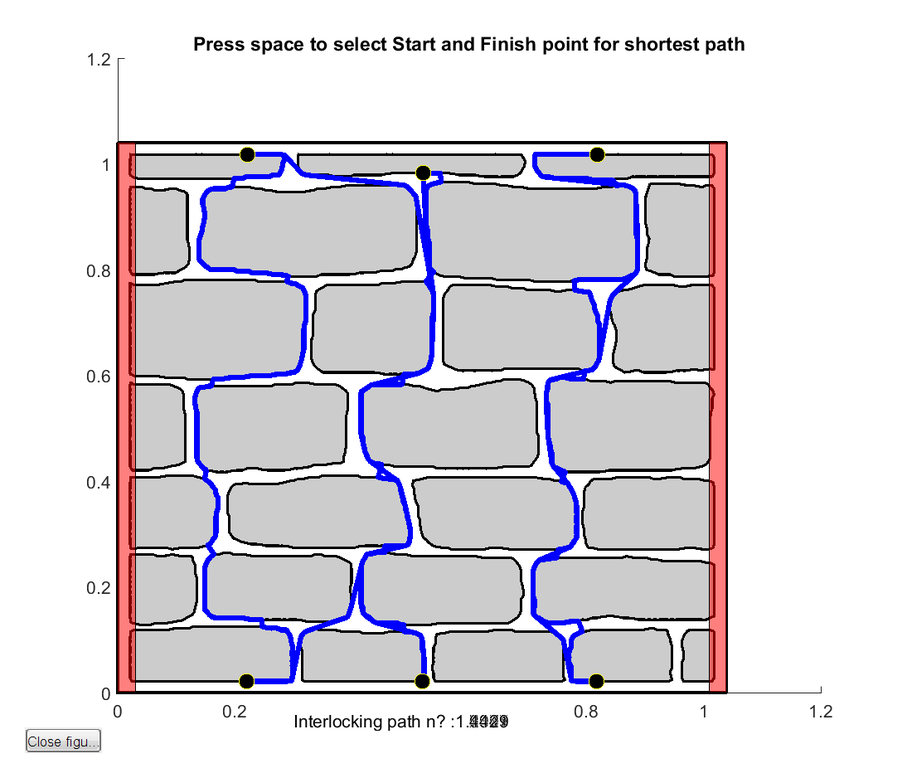
%> input picture Stone Pattern Generator/Scripts/data/TypoEN2.png, 907 x 778 px, shrunk from 1094 x 938 before the run
$ octave add_top_beam.m   (GNU Octave 9; MATLAB toolbox functions it lacks are replaced by stand-ins)
%> lines starting %> are read from the running program, lines starting %| are printed output that depends on the picture
%%
% crop pictures and add loading beam
chemin = 'Y:\06_File_Transfer\For_Shenghan\Resources Shenghan v2\Italian topologies\';
picture_name = 'TypoEN2.png'; %'TypoEN2.png'
Ly = 1.;
dl_mortar = 0.02;
dl_brick = 0.1;

%%
% read picture
picture=imread(strcat(chemin,'\',picture_name));
%> picture is the input picture: size 778x907x3 uint8; mean R, G, B 220.2, 216.9, 222.6
ny=size(picture,1);
%> ny = 778
nx=size(picture,2);
%> nx = 907

%%
% crop picture
crop_per = 0.01;
crop_pxl_x = floor(crop_per*nx);
%> crop_pxl_x = 9
crop_pxl_y = floor(crop_per*ny);
%> crop_pxl_y = 7
picture2 = picture(crop_pxl_y+1:(ny-crop_pxl_y),crop_pxl_x+1:(nx-crop_pxl_x),:);
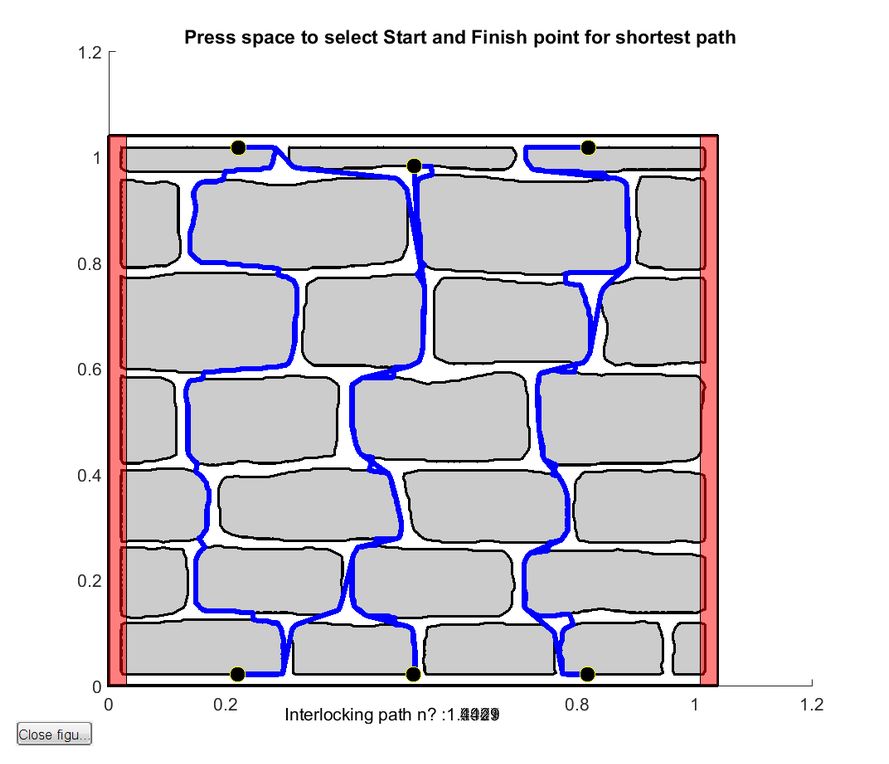
%> picture2: size 764x889x3 uint8; mean R, G, B 218.8, 215.4, 221.3

%%
% add loading beam
sy=Ly/(ny-2*crop_pxl_y);
%> sy = 0.00131
n_brick=round(dl_brick/sy);
%> n_brick = 76
n_mortar=round(dl_mortar/sy);
%> n_mortar = 15
mortar=zeros(n_mortar,nx-2*crop_pxl_x,3);
mortar(:,:,1) = 255;
mortar(:,:,2) = 255;
mortar(:,:,3) = 255;

brick=zeros(n_brick,nx-2*crop_pxl_x,3);
brick(:,:,1)=255;
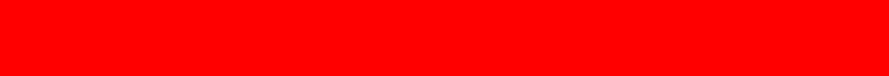
%> brick: size 76x889x3 double; mean R, G, B 255, 0, 0
picture_funded=[brick;mortar;picture2];
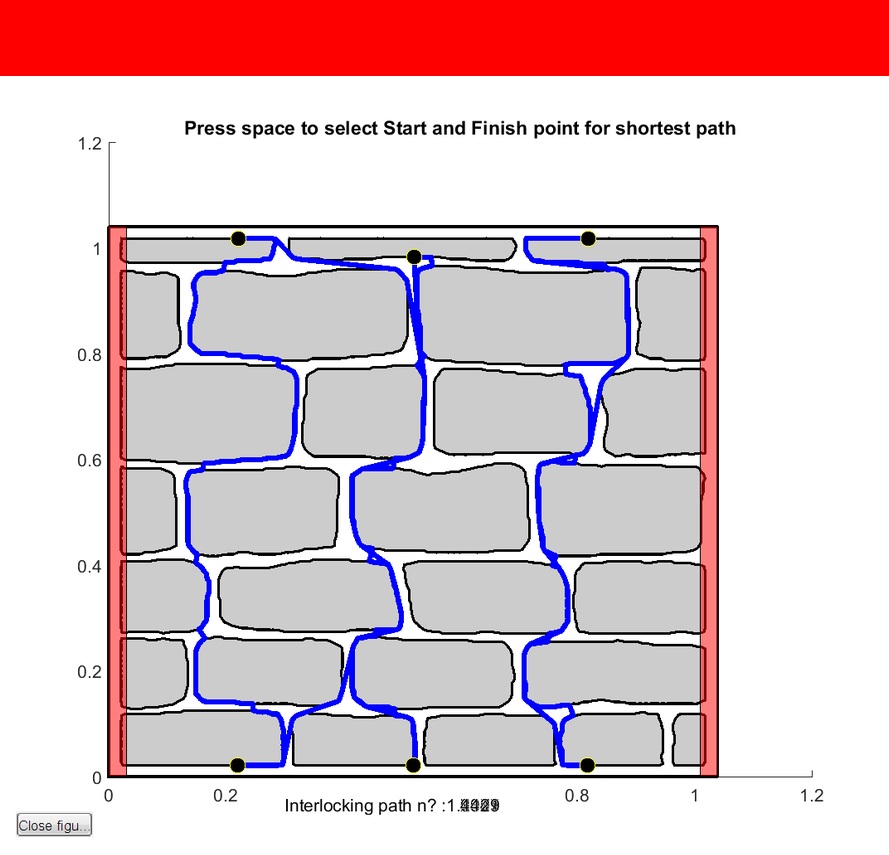
%> picture_funded: size 855x889x3 uint8; mean R, G, B 222.7, 196.9, 202.2
imwrite(picture_funded,strcat(chemin,'\',picture_name(1:end-4),'_funded_bis.png'));
%%

$ run again, with Stone Pattern Generator/Scripts/data/TypoEN1.png copied over Stone Pattern Generator/Scripts/data/TypoEN2.png
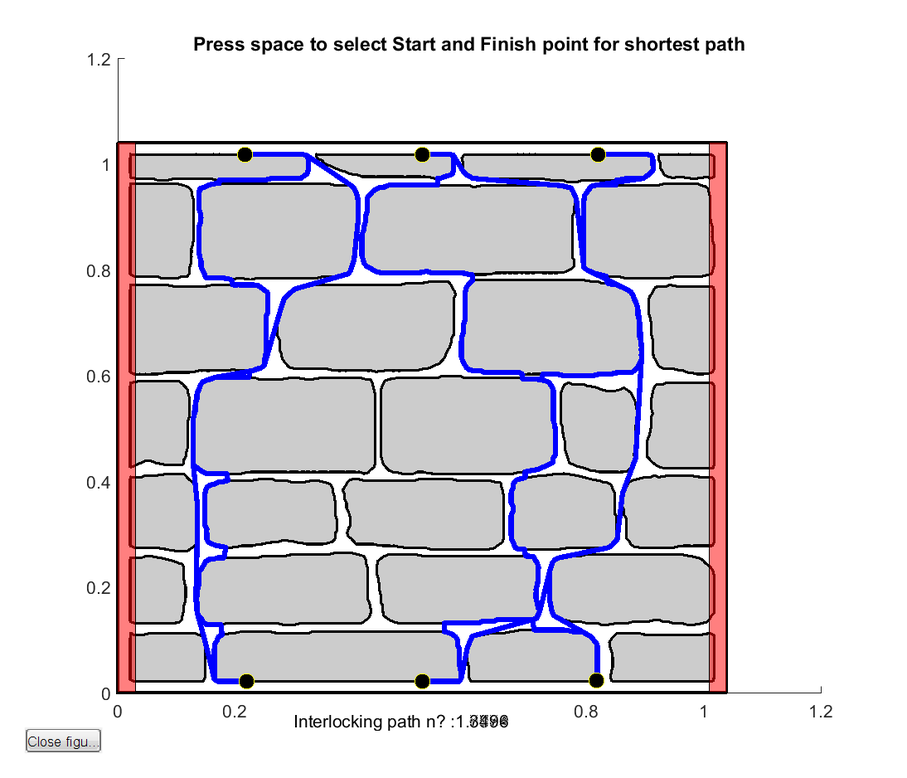
%> input picture Stone Pattern Generator/Scripts/data/TypoEN1.png, 907 x 778 px, shrunk from 1094 x 938 before the run
%> picture is the input picture: size 778x907x3 uint8; mean R, G, B 219.4, 216.1, 222.5
%> `picture2 = picture(crop_pxl_y+1:(ny-crop_pxl_y),crop_pxl_x+1:(nx-crop_..`:
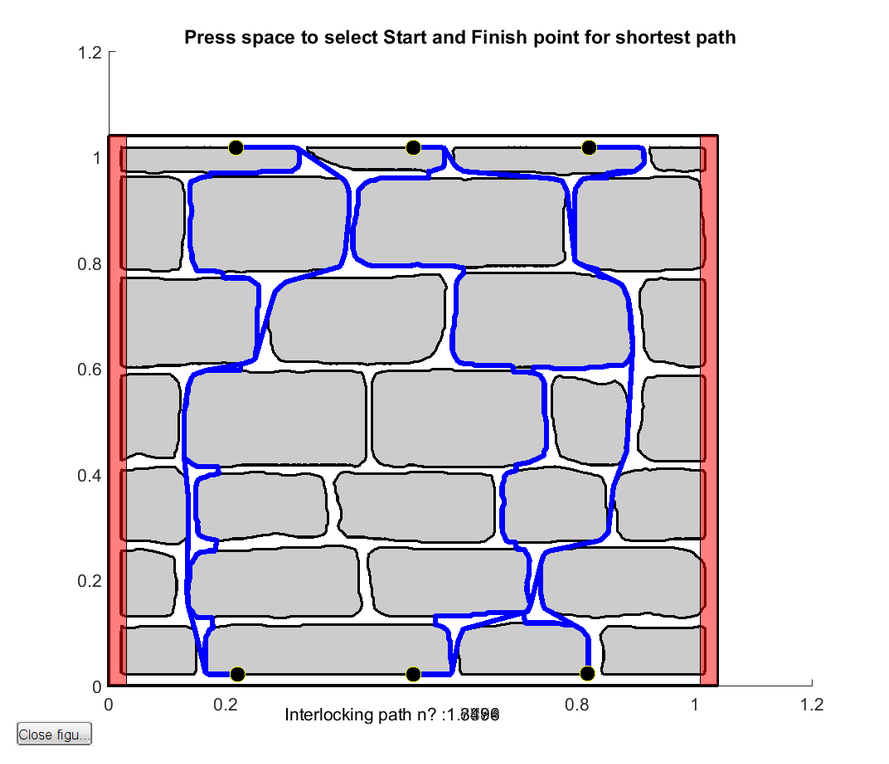
%> picture2: size 764x889x3 uint8; mean R, G, B 218, 214.5, 221.2
%> `picture_funded=[brick;mortar;picture2];`:
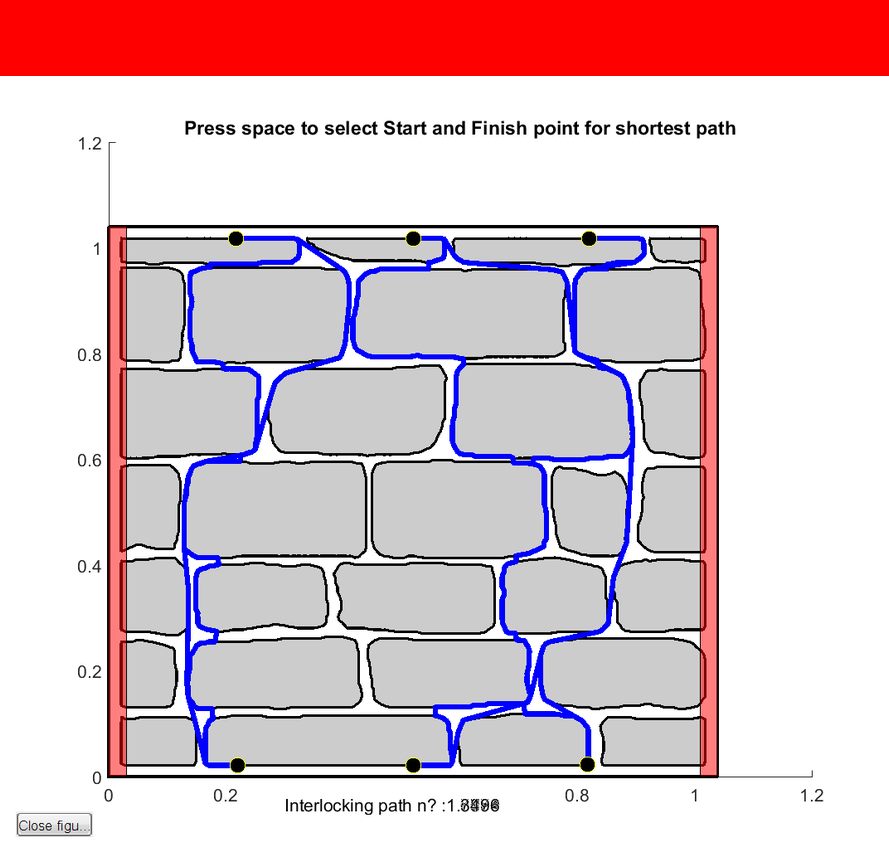
%> picture_funded: size 855x889x3 uint8; mean R, G, B 221.9, 196.2, 202.1

$ run again, with Stone Pattern Generator/Scripts/data/TypoEN3.png copied over Stone Pattern Generator/Scripts/data/TypoEN2.png
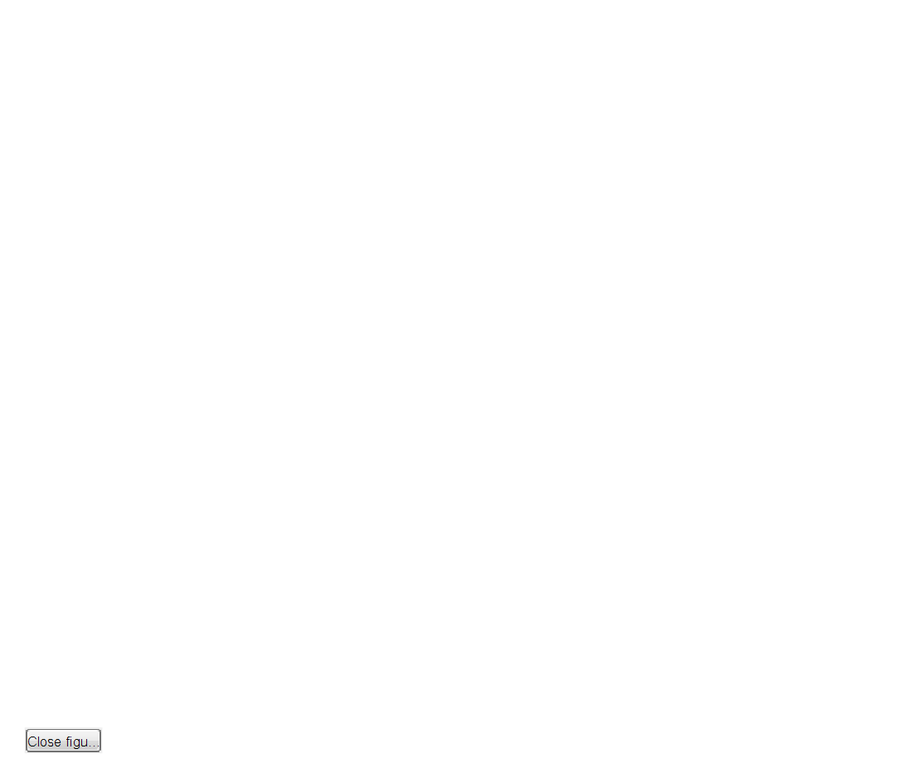
%> input picture Stone Pattern Generator/Scripts/data/TypoEN3.png, 907 x 778 px, shrunk from 1094 x 938 before the run
%> picture is the input picture: size 778x907x3 uint8; mean R, G, B 254.8, 254.8, 254.8
%> `picture_funded=[brick;mortar;picture2];`:
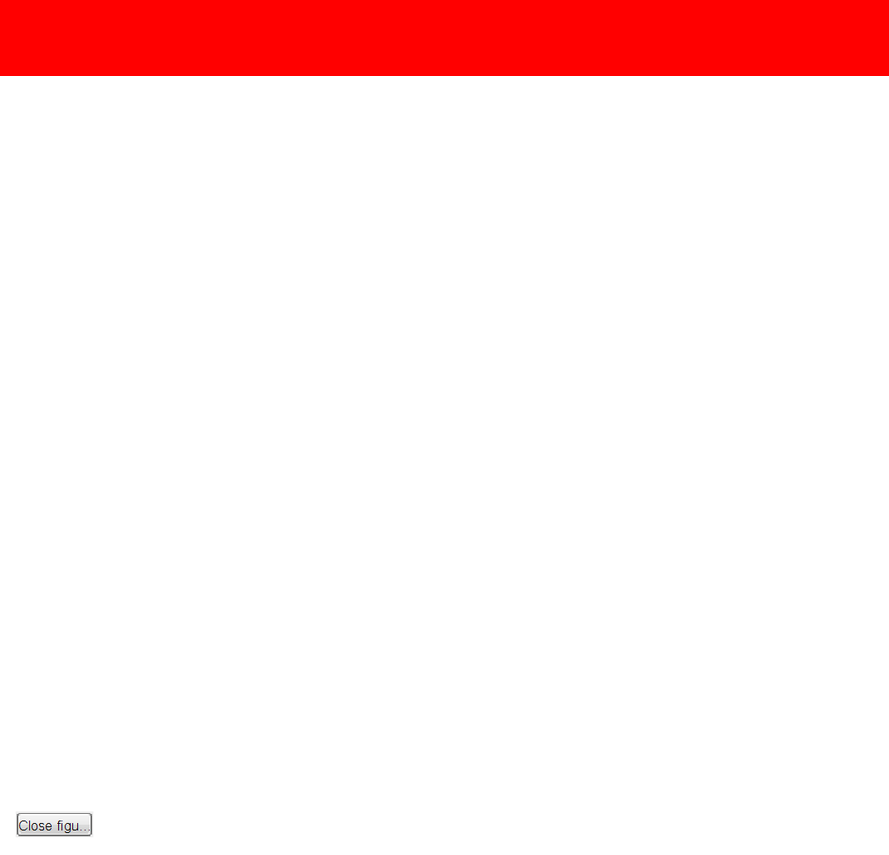
%> picture_funded: size 855x889x3 uint8; mean R, G, B 254.9, 232.2, 232.2

$ run again, with Stone Pattern Generator/Scripts/data/TypoA.png copied over Stone Pattern Generator/Scripts/data/TypoEN2.png
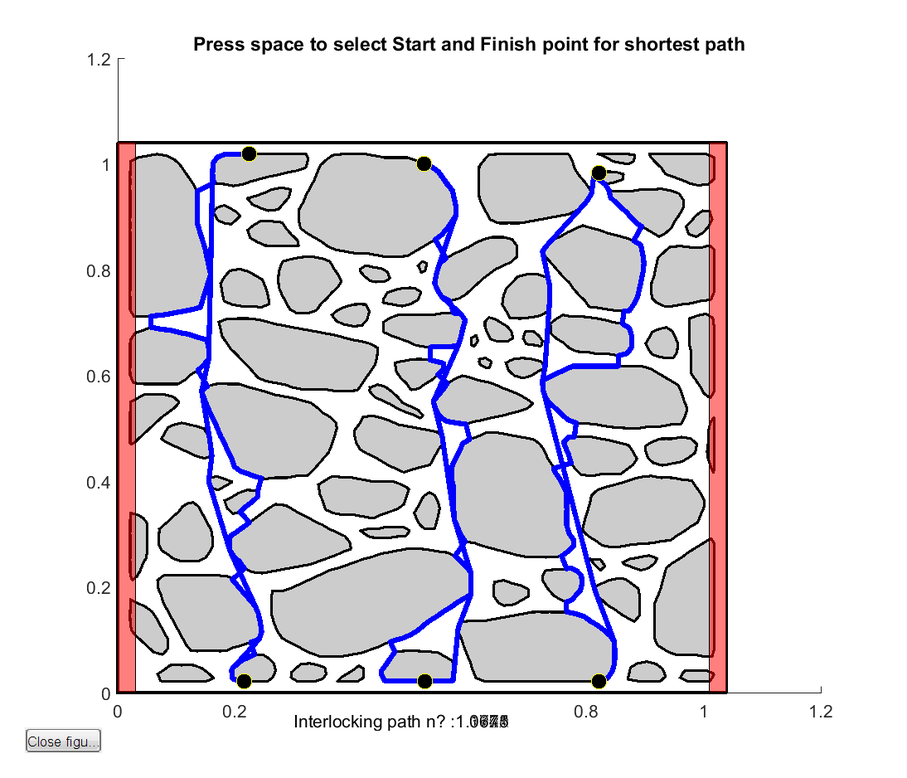
%> input picture Stone Pattern Generator/Scripts/data/TypoA.png, 907 x 778 px, shrunk from 1094 x 938 before the run
%> picture is the input picture: size 778x907x3 uint8; mean R, G, B 223.3, 220, 226
%> `picture2 = picture(crop_pxl_y+1:(ny-crop_pxl_y),crop_pxl_x+1:(nx-crop_..`:
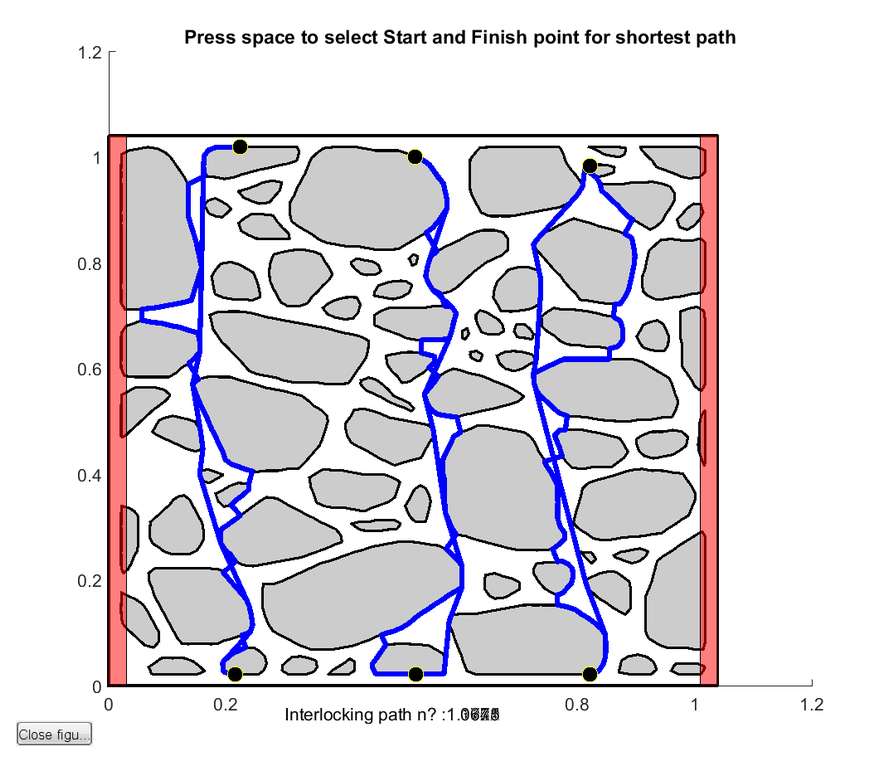
%> picture2: size 764x889x3 uint8; mean R, G, B 222.1, 218.7, 224.9
%> `picture_funded=[brick;mortar;picture2];`:
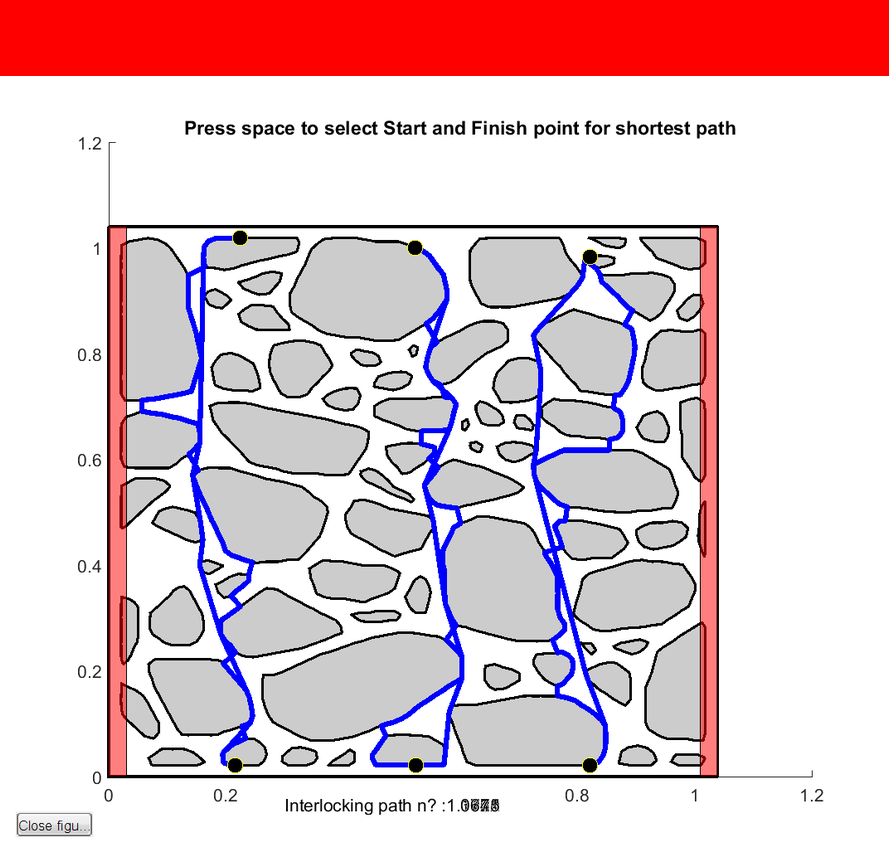
%> picture_funded: size 855x889x3 uint8; mean R, G, B 225.6, 199.9, 205.4
